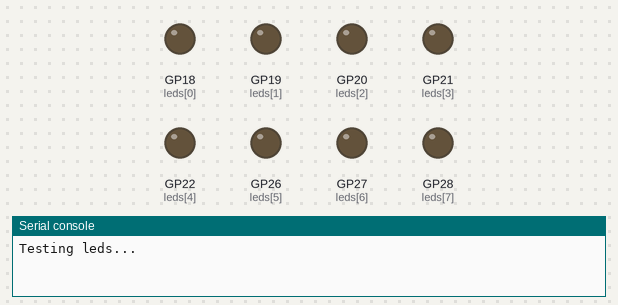
A program run on a simulated Raspberry Pi Pico running MicroPython. On the bench: output pins drawn as LEDs (lit = HIGH), the last lines printed to the serial console.

Above: at 0.02 s.
At 2.03 s:
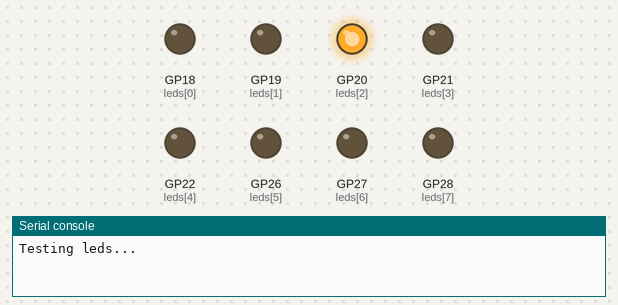
At 3.83 s:
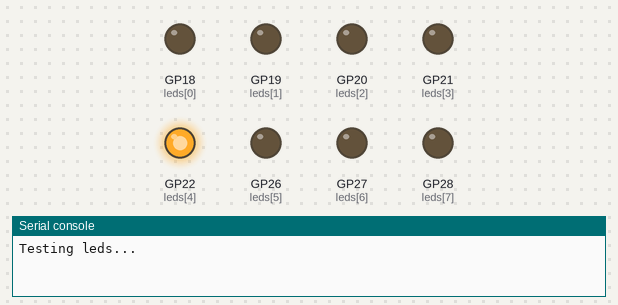
At 7.76 s:
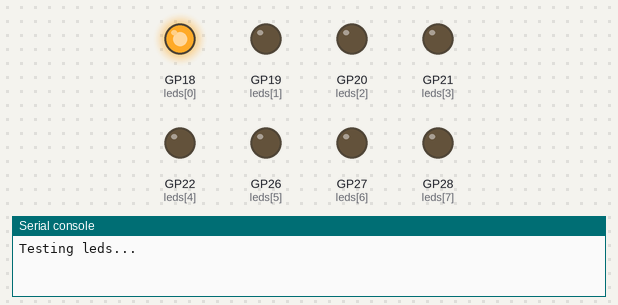
At 14.38 s:
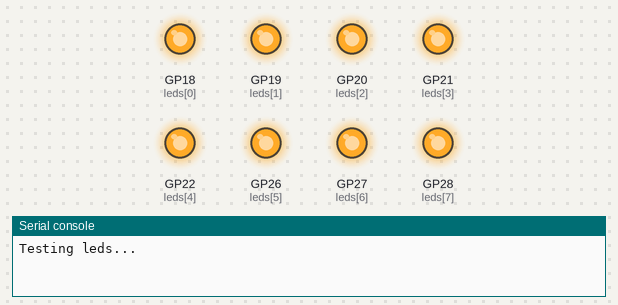
At 18.92 s:
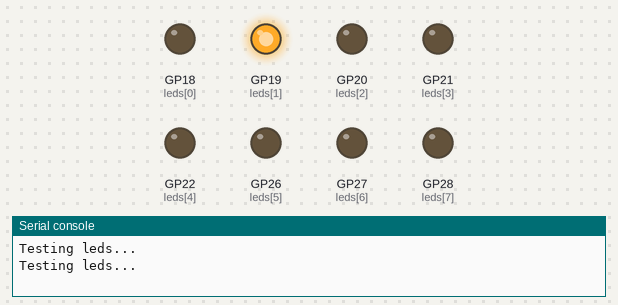
Timing chart, 0 to 19.2 s (numbered marks = the images above):
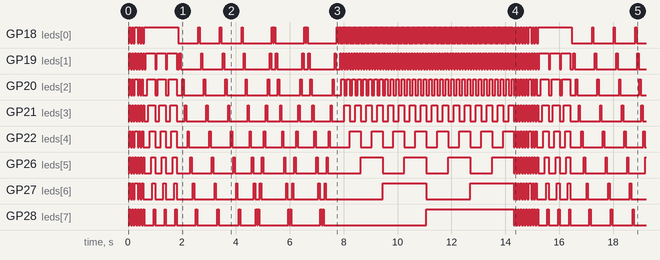

The program:

led_party.py
```python
from machine import Pin
import time
from temp_interna import print_temp_interna

G_TIME = .05

leds = [
    Pin(18,Pin.OUT),
    Pin(19,Pin.OUT),
    Pin(20,Pin.OUT),
    Pin(21,Pin.OUT),
    Pin(22,Pin.OUT),
    Pin(26,Pin.OUT),
    Pin(27,Pin.OUT),
    Pin(28,Pin.OUT),
]

def on(led):
    led.value(1)

def off(led):
    led.value(0)

def all_off(leds_list: list):
    for led in leds:
        off(led)

def all_on(leds_list: list):
    for led in leds_list:
        on(led)

def leds_simultaneous_blink_dance(leds_list):
    all_off(leds_list)
    time.sleep(G_TIME)
    all_on(leds_list)
    time.sleep(G_TIME)
    all_off(leds)

def leds_alternate_dance(leds_list):
    all_off(leds_list)
    length = len(leds_list)
    all_on(leds_list[0:length:2])
    time.sleep(G_TIME)
    all_off(leds)
    all_on(leds_list[1:length:2])
    time.sleep(G_TIME)
    all_off(leds_list)

def leds_sequence_dance(leds_list):
    all_off(leds_list)
    for led in leds:
        on(led)
        time.sleep(G_TIME)
    all_off(leds_list)

def leds_sequence_blink_dance(leds_list):
    all_off(leds_list)
    for led in leds:
        on(led)
        time.sleep(G_TIME)
        off(led)
        time.sleep(G_TIME)
    all_off(leds_list)

def leds_ping_pong_dance(leds_list):
    all_off(leds_list)
    for led in leds:
        on(led)
        time.sleep(G_TIME)
        off(led)
        time.sleep(G_TIME/2)
    for led in leds[::-1]:
        on(led)
        time.sleep(G_TIME)
        off(led)
        time.sleep(G_TIME/2)

def leds_display_int_as_binary(leds_list, integer):
    all_off(leds_list)
    int_bin = bin(int(integer))[2:]
    for index, bit in enumerate(reversed(int_bin)):
        #print(index, bit)
        leds_list[index].value(int(bit))

def test_leds(leds_list):
    all_off(leds_list)
    print("Testing leds...")
    for _ in range(3): leds_simultaneous_blink_dance(leds)
    for _ in range(3): leds_alternate_dance(leds)
    for _ in range(3): leds_sequence_dance(leds)
    for _ in range(3): leds_sequence_blink_dance(leds)
    for _ in range(3): leds_ping_pong_dance(leds)
    for num in range(255):
        leds_display_int_as_binary(leds_list, num)
        time.sleep(G_TIME/2)
    for _ in range(3): leds_simultaneous_blink_dance(leds)

    all_off(leds_list)


if __name__ == "__main__":
    while True:
        test_leds(leds)
```

temp_interna.py
```python
"""
Thonny
MicroPython
Raspberry Pi Pico
"""

from machine import ADC
import utime

sensor_temp = ADC(4)  # Canal ADC interno
conversion_factor = 3.3 / 65535  # Pico ADC: 16 bits (0 a 65535)

def print_temp_interna():
    lectura = sensor_temp.read_u16()
    voltaje = lectura * conversion_factor
    temperatura_c = 27 - (voltaje - 0.706) / 0.001721  # Fórmula oficial RP2040
    print("\rTemperatura: {:.2f} °C         ".format(temperatura_c), end="")
    utime.sleep(1)


if __name__ == "__main__":
    while True: print_temp_interna()

    
```

Measured:
- by itself, GP18 (leds[0]), GP19 (leds[1]), GP20 (leds[2]), GP21 (leds[3]), GP22 (leds[4]), GP26 (leds[5]), GP27 (leds[6]), GP28 (leds[7]): moves between LOW and HIGH, repeating every 14.6 s
- by itself, everything shown: repeats every 14.6 s, in 155 steps
